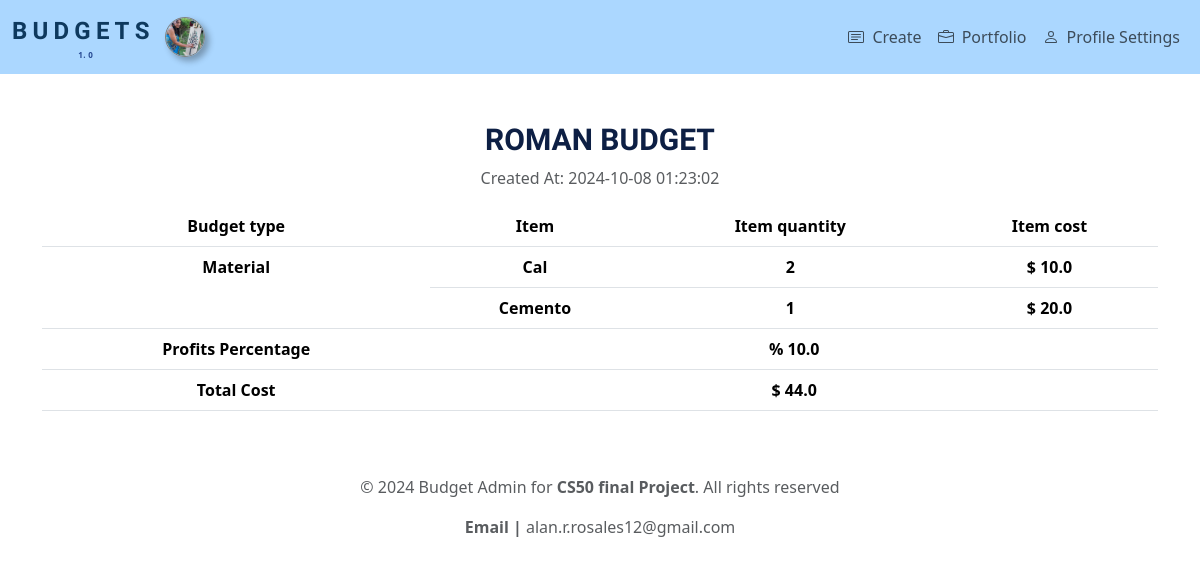
Screenshot of /budget/1 (signed in) with the database file from the repository.
### tables this page shows
CREATE TABLE users (id INTEGER PRIMARY KEY AUTOINCREMENT, username TEXT NOT NULL, hashed_password TEXT NOT NULL, profile_image TEXT);

CREATE TABLE budgets (
id INTEGER PRIMARY KEY AUTOINCREMENT,
user_id INTEGER NOT NULL,
budget_type TEXT NOT NULL,
budget_title TEXT NOT NULL,
profit_percentage REAL,
total_budget REAL,
timestamp TIMESTAMP DEFAULT CURRENT_TIMESTAMP,
FOREIGN KEY (user_id) REFERENCES users(id)
);

CREATE TABLE budget_items (
id INTEGER PRIMARY KEY AUTOINCREMENT,
budget_id INTEGER NOT NULL,
item_name TEXT NOT NULL,
item_cost REAL NOT NULL,
item_quantity INTEGER NOT NULL,
FOREIGN KEY (budget_id) REFERENCES budgets(id)
);

### app.py (the view)
@app.route("/budget/<int:budget_id>")
@login_required
def view_budget(budget_id):
    budget = db.execute("SELECT budget_type, budget_title, timestamp, profit_percentage, total_budget FROM budgets WHERE id = ? AND user_id = ?",
                        budget_id, session.get("user_id"))
    items = db.execute("SELECT item_name, item_cost, item_quantity FROM budget_items WHERE budget_id = ?",
                       budget_id)
    return render_template("view_budget.html", budget=budget, items=items)

### app.py (called while the page is built)
@app.context_processor
def inject_user():
    if 'user_id' in session:
        user_id = session['user_id']
        user_data = db.execute("SELECT profile_image, username FROM users WHERE id = ?", user_id)
        if user_data:
            user_info = user_data[0]
            return {"user": {"profile_image": user_info["profile_image"], "username": user_info["username"]}}
    return {"user": None}

### helpers.py (called while the page is built)
def login_required(f):
    @wraps(f)
    def decorated_function(*args, **kwargs):
        if session.get("user_id") is None:
            return redirect(url_for("login"))
        return f(*args,**kwargs)
    return decorated_function

### templates/view_budget.html (shortened to what this page needs)
{% extends "layout.html" %}
{% block main %}
<h2 class="titles">{{ budget[0]['budget_title'] }}</h2>
<p class="text-left text-muted">Created At: {{ budget[0]['timestamp'] }}</p>
<table class="table table-responsive">
    <thead>
            <td><strong>Budget type</strong></td>
            <td><strong>Item</strong></td>
            <td><strong>Item quantity</strong></td>
            <td><strong>Item cost</strong></td>
    </thead>
    <tbody>
        {% for item in items %}
        <tr class="text-capitalize">
            {% if loop.first %}
            <td rowspan="{{ items|length }}"><strong>{{ budget[0]['budget_type'] }}</strong></td>
            {% endif %}
            <td><strong>{{ item['item_name'] }}</strong></td>
            <td><strong>{{ item['item_quantity'] }}</strong></td>
            <td><strong>$ {{ item['item_cost'] }}</strong></td>
        </tr>
        {% endfor %}
        <tr>
            <td colspan="1" ><strong>Profits Percentage</strong></td>
            <td colspan="3"><strong>% {{ budget[0]['profit_percentage']}}</strong></td>
        </tr>
        <tr>
            <td colspan="1"><strong>Total Cost</strong></td>
            <td colspan="3"><strong>$ {{budget[0]['total_budget']}}</strong></td>
        </tr>
    </tbody>
</table>
{% endblock %}

### templates/layout.html (shortened to what this page needs)
<!DOCTYPE html>
<html lang="en">
    <head>
        <link href="https://cdn.jsdelivr.net/npm/bootstrap@5.3.3/dist/css/bootstrap.min.css" rel="stylesheet">
        <link rel="stylesheet" href="{{ url_for('static', filename='styles.css') }}">
    </head>
    <body>
        <nav id="custom-navbar" class="navbar navbar-expand-lg navbar-light">
            <div class="container-fluid">
                <div class="container-logo">
                    <a class="navbar-brand" href="/">
                        <div class="container-letters">
                            <span class="color_b">B</span>
                            <span class="color_b">U</span>
                            <span class="color_b">D</span>
                            <span class="color_b">G</span>
                            <span class="color_b">E</span>
                            <span class="color_b">T</span>
                            <span class="color_b">S</span>
                        </div>
                        <div class="container-numbers">
                        </div>
                    </a>
                </div>
                <div class="d-flex align-items-center gap-2">
                     {% if user %}
                        <div class="profile-container">
                                <a href="{{ url_for('user_profile') }}" class="text-decoration-none">
                                     {% if user['profile_image'] %}
                                        <img src="{{ url_for('static', filename=user['profile_image'].replace('static/', '')) }}" alt="Profile Image" class="profile-img" style="height: 40px; width: 40px; border-radius: 50%; border: 1px solid gray; box-shadow: 4px 4px 6px rgba(0, 0, 0, 0.3);">
                                     {% else %}
                                                <div class="profile-initials profile-container">{{ user['username'][0]| upper }}</div>
                                    {% endif %}
                                </a>
                        </div>
                    {% endif %}
                </div>
                <div class="collapse navbar-collapse" id="navbarSupportedContent">
                    {% if session["user_id"] %}
                        <ul class="navbar-nav ms-auto">
                            <div class="d-flex flex-row align-items-center">
                                <li class="nav-item">
                                    <a class="nav-link d-flex flex-row align-items-center gap-2" href="/">
                                        Create</a>
                                </li>
                            </div>
                            <div class="d-flex flex-row align-items-center">
                                <li class="nav-item">
                                    <a class="nav-link d-flex flex-row align-items-center gap-2" href="/history">
                                        Portfolio</a>
                                </li>
                            </div>
                            <div class="d-flex flex-row align-items-center">
                                <li class="nav-item">
                                    <a class="nav-link d-flex align-items-center gap-2" href="/user_profile">
                                    Profile Settings
                                </a>
                                </li>
                            </div>
                        </ul>
                    {% endif %}
                </div>
            </div>
        </nav>
        <main class="container py-5 text-center">
            {% block main %}{% endblock %}
        </main>
        <footer class="mb-5">
            <p class="text-center text-muted">
                &copy; 2024 Budget Admin for <strong> CS50 final Project</strong>. All rights reserved
            </p>
            <p class="text-center text-muted ml-5">
                <strong> Email | </strong>alan.r.rosales12@gmail.com
            </p>
        </footer>
    </body>
</html>

### static/styles.css (style rules this page uses)
#custom-navbar { background-color: rgb(171, 215, 255); }
.nav-item { color:aqua; }
.color_b { font-size: larger; font-family: "Oswald", sans-serif; font-weight: 700; color:rgb(14, 57, 94); }
.container-logo { display: flex; flex-direction: column; justify-content: center; }
.container-numbers { display: flex; flex-direction: row; justify-content: center; gap: 5px; }
.titles { font-size: 30px; font-family: "Oswald", sans-serif; font-weight: 700; font-style: normal; color: rgb(13, 31, 68); }
.profile-container { width: 40px; height: 40px; border-radius: 50%; overflow: hidden; box-shadow: 4px 4px 6px rgba(0, 0, 0, 0.3); border: 1px solid gray; display: flex; align-items: center; justify-content: center; }
.profile-img { width: 100%; height: 100%; object-fit: cover; }

### rows the page displays
users: profile_image (picture)
budgets: budget_title "ROMAN BUDGET", timestamp "2024-10-08 01:23:02", budget_type "Material", profit_percentage "10.0", total_budget "44.0"
budget_items: item_name "Cal", item_quantity "2", item_cost "10.0"
budget_items: item_name "Cemento", item_quantity "1", item_cost "20.0"
